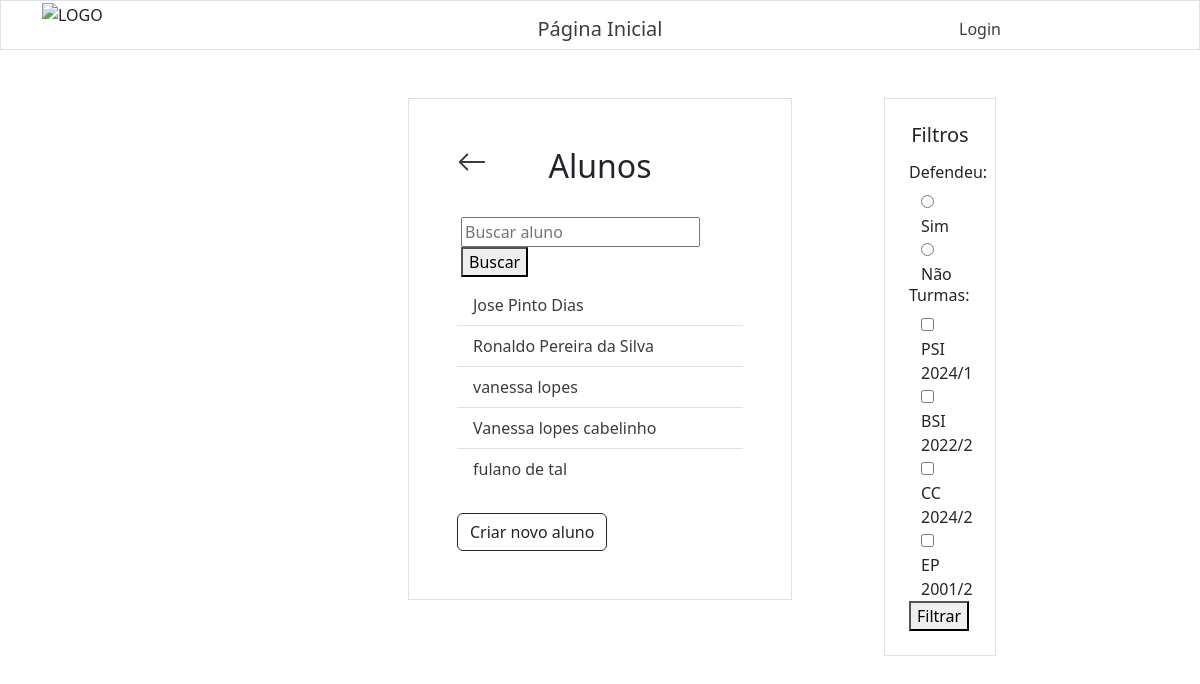
Page /alunos/ on the earlier database version.
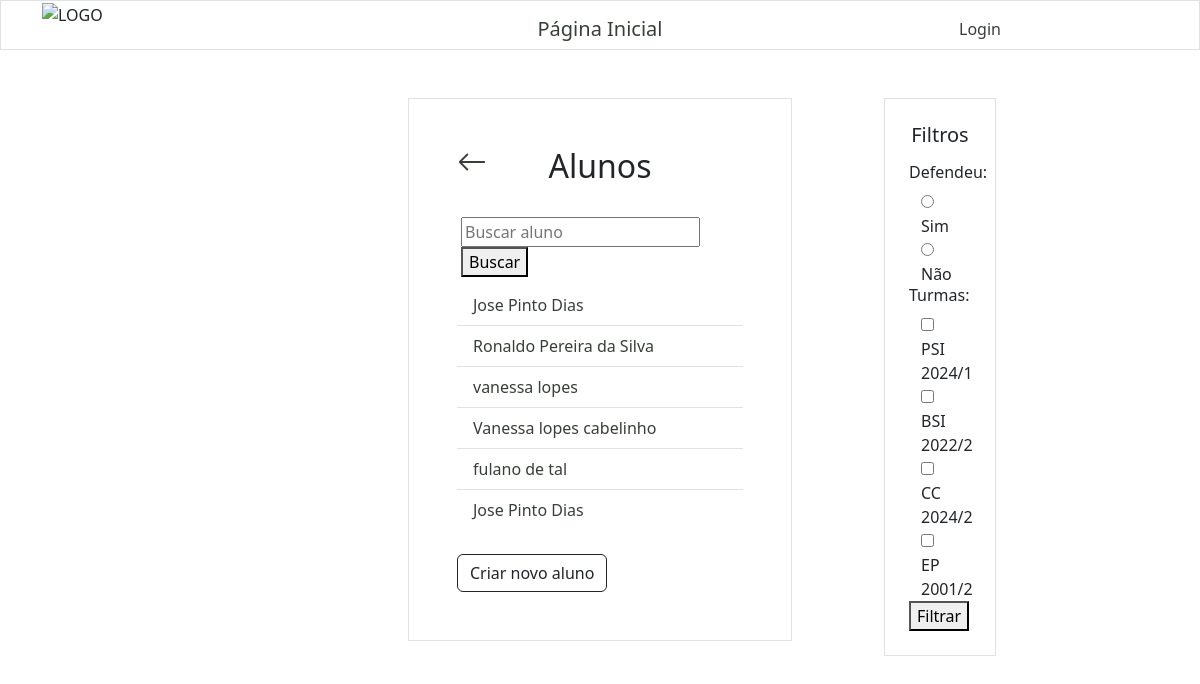
Same page on the later database version.
### alunos/models.py (models this page shows, shortened)
class Aluno(models.Model):
    nome = models.CharField(max_length=255)
    sobrenome = models.CharField(max_length=255)
    curso = models.ForeignKey(Turma, on_delete=models.SET_NULL, null=True)
    orientadores = models.ManyToManyField('docentes.Docente', related_name='alunos_orientados')
    defesa = models.BooleanField(blank=True)
    data_defesa = models.DateField(null=True, blank=True)
    artigo = models.URLField(max_length=400, blank=True)
    bolsista = models.CharField(max_length=30)
    obs = models.TextField(max_length=255, blank=True)
    email = models.EmailField(max_length=255, null=True)
    matricula = models.CharField(max_length=20, null=True)

### turmas/models.py (models this page shows, shortened)
class Turma(models.Model):
    nome = models.CharField(max_length=255)
    vagas = models.IntegerField(null=True)
    curso = models.CharField(max_length=255)
    data_de_inicio = models.DateField(null=True)
    data_de_criacao = models.DateField(default=timezone.now)

### alunos/views.py (the view)
# urls.py: path('alunos/', views.alunos, name='alunos'),
def alunos(request):
    query = request.GET.get('aluno')
    defendeu = request.GET.get('defendeu')
    turmas_selecionadas = request.GET.getlist('turma')
    if query:
        keywords = query.split()
        query_list = []
        for keyword in keywords:
            query_list.append(Q(nome__icontains=keyword) | Q(sobrenome__icontains=keyword))
        pesquisa = Q()
        for query_item in query_list:
            pesquisa |= query_item
        alunosValues = Aluno.objects.filter(pesquisa)
    else:
        alunosValues = Aluno.objects.all()
    if defendeu == '0':
        alunosValues = alunosValues.filter(defesa=True)
    elif defendeu == '1':
        alunosValues = alunosValues.filter(defesa=False)
    aluno_defendeu = Aluno.objects.filter(defesa=True) # Pode ser retirado junto com a parte do html
    contador = Aluno.objects.filter(defesa=True).count() # Pode ser retirado junto com a parte do html
    todas_turmas = Turma.objects.all()
    turmas_query = Q()
    for turma_id in turmas_selecionadas:
        turmas_query |= Q(curso_id=turma_id)
    alunosValues = alunosValues.filter(turmas_query)
    context = {
        'alunosValues': alunosValues,
        'aluno_defendeu': aluno_defendeu, # Pode ser retirado junto com a parte do html
        'contador': contador, # Pode ser retirado junto com a parte do html
        'turmas': todas_turmas,
        'turmas_selecionadas': turmas_selecionadas,
        }
    return render(request, 'alunosList.html', context)

### alunos/templates/alunosList.html (shortened to what this page needs)
{% extends "master.html" %}
{% block content %}
    {% include "header.html" %}
    <div class="row">
        <div class="col"></div>
        <div class="col">
            <div class="container p-5 my-5 border">
                <div class="row mb-4">
                    <div class="col">
                        <a href="/">
                            <svg xmlns="http://www.w3.org/2000/svg" width="30" height="30" fill="currentColor" class="bi bi-arrow-left" viewBox="0 0 16 16">
                                <path fill-rule="evenodd" d="M15 8a.5.5 0 0 0-.5-.5H2.707l3.147-3.146a.5.5 0 1 0-.708-.708l-4 4a.5.5 0 0 0 0 .708l4 4a.5.5 0 0 0 .708-.708L2.707 8.5H14.5A.5.5 0 0 0 15 8"/>
                            </svg>
                        </a>
                    </div>
                    <div class="col-6">
                        <h2 class="text-center">Alunos</h2>
                    </div>
                    <div class="col"></div>
                </div>
                <div class="container px-1 my-2">
                    <form method="GET">
                        <input type="text" name="aluno" placeholder="Buscar aluno">
                        <button type="submit">Buscar</button>
                    </form>
                </div>
                <ul class="list-group list-group-flush">
                    {% for x in alunosValues %}
                    <li class="list-group-item"> <a href="alunoInfo/{{ x.id }}"> {{ x.nome }} {{ x.sobrenome }}</a> </li>
                    {% endfor %}
                </ul>
                <div class="container px-0 mt-4">
                    <a href="{% url 'criar_aluno'%}">
                        <button type="button" class="btn btn-outline-dark">
                            Criar novo aluno
                        </button>
                    </a>
                </div>
            </div>
        </div>
        <div class="col">
            <div class="row">
                <div class="col-2"></div>
                    <div class="col-4">
                        <div class="container p-4 my-5 border">
                            <form action="{% url 'alunos' %}" method="GET">
                                <h5 class="text-center mb-3"> Filtros </h5>
                                <h6>Defendeu:</h6>
                                <div class="container pl-4">
                                    <input type="radio" id="sim" name="defendeu" value="0" {% if request.GET.defendeu_sim %}checked{% endif %}>
                                    <label for="sim">Sim</label>
                                </div>
                                <div class="container pt-0">
                                    <input type="radio" id="nao" name="defendeu" value="1" {% if request.GET.defendeu_nao %}checked{% endif %}>
                                    <label for="nao">Não</label>
                                </div>
                                <h6> Turmas: </h6>
                                {% for turma in turmas %}
                                <div class="container pl-0">
                                    <input type="checkbox" id="turma{{ turma.id }}" name="turma" value="{{ turma.id }}" {% if turma.id in turmas_selecionadas %}checked{% endif %}>
                                    <label for="turma{{ turma.id }}">{{ turma.nome }}</label>
                                </div>
                                {% endfor %}
                                <button type="submit">Filtrar</button>
                            </form>
                        </div>
                    </div>
                <div class="col-6"></div>
            </div>
        </div>
    </div>
{% endblock %}

Differences in the rows shown:
added Aluno: nome "Jose", sobrenome "Pinto Dias"
